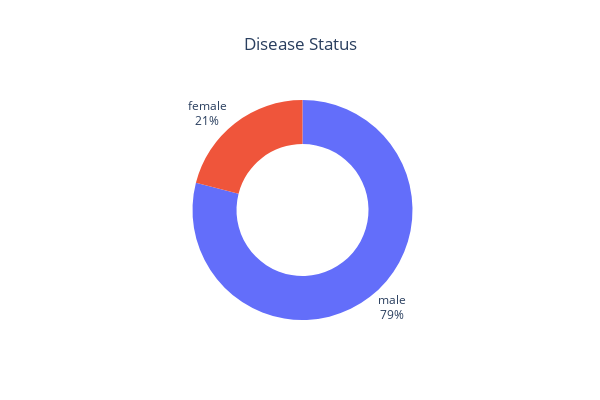

Write notebook code for a chart like this one.
### Code cell
def plot_pie_chart(df: pd.DataFrame, xcol: str, title: str) -> None:
    """
    Plots a pie chart
    Params:
        df: DataFrame
        xcol: str
        title: str
    Returns:
        None
    """
    fig = px.pie(data_frame=df, names=xcol, title=title,  hole=0.6, width=600, height=400)
    fig.update_traces(
    textinfo='label + percent',  # Show percentage and label
    textposition='outside',     # Place text inside the slices
    )

    fig.update_layout(
    showlegend=False,
    title_x=0.5,
    )
    
    return fig

# bar_count = df['sex'].value_counts().reset_index()
# bar_count
fig = px.pie(data_frame=df, names='sex', title='Disease Status', hole=0.6, width=600, height=400)
# Customize annotations
fig.update_traces(
    textinfo='label + percent',  # Show percentage and label
    textposition='outside',     # Place text inside the slices
)

fig.update_layout(
    showlegend=False,
    title_x=0.5,
)
fig.show()

### Figure 1 — Plotly figure (JSON) as saved in the notebook; plotly's stock layout.template omitted (floating-point values rounded to 4 significant figures; data arrays with more than 128 entries replaced by an {"elided": "..."} marker saying what was removed)
{"data": [{"domain": {"x": [0, 1], "y": [0, 1]}, "hole": 0.6, "hovertemplate": "sex=%{label}<extra></extra>", "labels": {"elided": "918 str values"}, "legendgroup": "", "name": "", "showlegend": true, "textinfo": "label+percent", "textposition": "outside", "type": "pie"}], "layout": {"height": 400, "legend": {"tracegroupgap": 0}, "showlegend": false, "title": {"text": "Disease Status", "x": 0.5}, "width": 600}}
